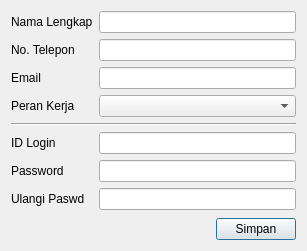
<?xml version="1.0" encoding="UTF-8"?>
<ui version="4.0">
 <class>CreateUserDialog</class>
 <widget class="QDialog" name="CreateUserDialog">
  <property name="geometry">
   <rect>
    <x>0</x>
    <y>0</y>
    <width>307</width>
    <height>251</height>
   </rect>
  </property>
  <property name="windowTitle">
   <string>Pendaftaran Admin</string>
  </property>
  <layout class="QVBoxLayout" name="verticalLayout">
   <item>
    <layout class="QFormLayout" name="formLayout">
     <item row="0" column="0">
      <widget class="QLabel" name="namaLengkapLabel">
       <property name="text">
        <string>Nama Lengkap</string>
       </property>
       <property name="buddy">
        <cstring>fullnameEdit</cstring>
       </property>
      </widget>
     </item>
     <item row="0" column="1">
      <widget class="QLineEdit" name="fullnameEdit"/>
     </item>
     <item row="1" column="0">
      <widget class="QLabel" name="nomorTeleponLabel">
       <property name="text">
        <string>No. Telepon</string>
       </property>
       <property name="buddy">
        <cstring>phoneEdit</cstring>
       </property>
      </widget>
     </item>
     <item row="1" column="1">
      <widget class="QLineEdit" name="phoneEdit"/>
     </item>
     <item row="2" column="0">
      <widget class="QLabel" name="emailLabel">
       <property name="text">
        <string>Email</string>
       </property>
       <property name="buddy">
        <cstring>emailEdit</cstring>
       </property>
      </widget>
     </item>
     <item row="2" column="1">
      <widget class="QLineEdit" name="emailEdit"/>
     </item>
     <item row="4" column="0" colspan="2">
      <widget class="Line" name="line">
       <property name="orientation">
        <enum>Qt::Orientation::Horizontal</enum>
       </property>
      </widget>
     </item>
     <item row="5" column="0">
      <widget class="QLabel" name="namaLengkapLabel_2">
       <property name="text">
        <string>ID Login</string>
       </property>
       <property name="buddy">
        <cstring>fullnameEdit</cstring>
       </property>
      </widget>
     </item>
     <item row="5" column="1">
      <widget class="QLineEdit" name="usernameEdit"/>
     </item>
     <item row="6" column="1">
      <widget class="QLineEdit" name="passwordEdit1">
       <property name="echoMode">
        <enum>QLineEdit::EchoMode::Password</enum>
       </property>
      </widget>
     </item>
     <item row="7" column="1">
      <widget class="QLineEdit" name="passwordEdit2">
       <property name="echoMode">
        <enum>QLineEdit::EchoMode::Password</enum>
       </property>
      </widget>
     </item>
     <item row="7" column="0">
      <widget class="QLabel" name="emailLabel_2">
       <property name="text">
        <string>Ulangi Paswd</string>
       </property>
       <property name="buddy">
        <cstring>emailEdit</cstring>
       </property>
      </widget>
     </item>
     <item row="6" column="0">
      <widget class="QLabel" name="nomorTeleponLabel_2">
       <property name="text">
        <string>Password</string>
       </property>
       <property name="buddy">
        <cstring>phoneEdit</cstring>
       </property>
      </widget>
     </item>
     <item row="3" column="0">
      <widget class="QLabel" name="label">
       <property name="text">
        <string>Peran Kerja</string>
       </property>
      </widget>
     </item>
     <item row="3" column="1">
      <widget class="RolesComboBox" name="roleBox"/>
     </item>
    </layout>
   </item>
   <item>
    <layout class="QHBoxLayout" name="horizontalLayout">
     <item>
      <spacer name="horizontalSpacer">
       <property name="orientation">
        <enum>Qt::Orientation::Horizontal</enum>
       </property>
       <property name="sizeHint" stdset="0">
        <size>
         <width>40</width>
         <height>20</height>
        </size>
       </property>
      </spacer>
     </item>
     <item>
      <widget class="QPushButton" name="simpanButton">
       <property name="text">
        <string>Simpan</string>
       </property>
      </widget>
     </item>
    </layout>
   </item>
  </layout>
 </widget>
 <customwidgets>
  <customwidget>
   <class>RolesComboBox</class>
   <extends>QComboBox</extends>
   <header>src/customs/rolescombobox.h</header>
  </customwidget>
 </customwidgets>
 <resources/>
 <connections/>
</ui>
